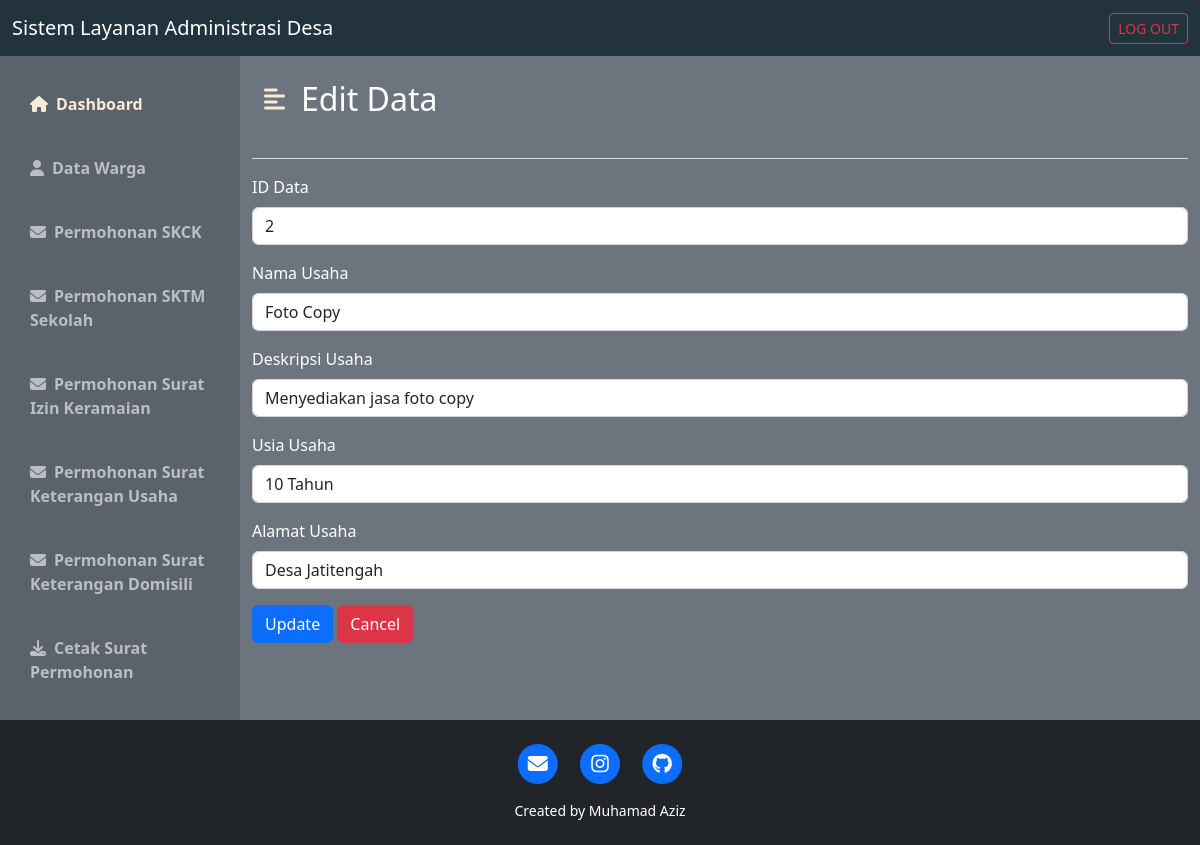
Screenshot of /wargausahapdate.php?id_usaha=1 with the database file from the repository.
### tables this page shows
CREATE TABLE IF NOT EXISTS `usaha` (
  `id_usaha` int(11) NOT NULL AUTO_INCREMENT,
  `id_data` int(11) NOT NULL DEFAULT '0',
  `usaha` varchar(50) DEFAULT '0',
  `deskripsi` varchar(50) DEFAULT '0',
  `sejak` varchar(50) DEFAULT '0',
  `al` varchar(50) DEFAULT '0',
  PRIMARY KEY (`id_usaha`),
  KEY `FK_usaha_data` (`id_data`),
  CONSTRAINT `FK_usaha_data` FOREIGN KEY (`id_data`) REFERENCES `data` (`id_data`)
);

CREATE TABLE IF NOT EXISTS `data` (
  `id_data` int(11) NOT NULL AUTO_INCREMENT,
  `nama` varchar(50) NOT NULL DEFAULT '0',
  `nik` varchar(50) DEFAULT NULL,
  `jenis` varchar(50) DEFAULT NULL,
  `temp` varchar(50) DEFAULT NULL,
  `tgl` varchar(50) DEFAULT NULL,
  `status` varchar(50) DEFAULT NULL,
  `kewarganegaraan` varchar(50) DEFAULT NULL,
  `agama` varchar(50) DEFAULT NULL,
  `pekerjaan` varchar(50) DEFAULT NULL,
  `alamat` varchar(50) DEFAULT NULL,
  PRIMARY KEY (`id_data`) USING BTREE
);

### wargausahapdate.php (the view, shortened to what this page needs)
<!DOCTYPE html>
<html lang="en">
<head>
    <link href="https://cdn.jsdelivr.net/npm/bootstrap@5.2.0-beta1/dist/css/bootstrap.min.css" rel="stylesheet">
    <link rel="stylesheet" href="https://cdnjs.cloudflare.com/ajax/libs/font-awesome/6.1.1/css/all.min.css" />
    <link rel="stylesheet" href="css/style_dashboard.css">
</head>
<body>
    <?php
    include "koneksi.php";
    $dataa = $_GET['id_usaha'];
    $sql = "SELECT * FROM usaha INNER JOIN data ON usaha.id_data=data.id_data WHERE id_usaha = '$dataa'";
    $query = $conn->query($sql);
    ?>
    <nav class="navbar navbar-dark" style="background-color: #22333E;">
        <div class="container-fluid">
            <a class="navbar-brand">Sistem Layanan Administrasi Desa</a>
            <form class="d-flex" role="search">
                <a href="logout.php" class="btn btn-outline-danger btn-sm" role="button">LOG OUT</a>
            </form>
        </div>
    </nav>
    <div class="d-flex bg-secondary text-white" id="wrapper">
        <div class="" id="sidebar-wrapper" style="background-color: #5a636b;">
            <div class="list-group list-group-flush my-3">
                <a href="warga.php" class="list-group-item list-group-item-action bg-transparent second-text fw-bold active"><i class="fas fa-home me-2"></i>Dashboard</a>
                <a href="wargadata.php" class="list-group-item list-group-item-action bg-transparent second-text fw-bold"><i class="fas fa-user me-2"></i>Data Warga</a>
                <a href="wargaskck.php" class="list-group-item list-group-item-action bg-transparent second-text fw-bold"><i class="fas fa-envelope me-2"></i>Permohonan SKCK</a>
                <a href="wargasktm.php" class="list-group-item list-group-item-action bg-transparent second-text fw-bold"><i class="fas fa-envelope me-2"></i>Permohonan SKTM Sekolah</a>
                <a href="wargasik.php" class="list-group-item list-group-item-action bg-transparent second-text fw-bold"><i class="fas fa-envelope me-2"></i>Permohonan Surat Izin Keramaian</a>
                <a href="wargausaha.php" class="list-group-item list-group-item-action bg-transparent second-text fw-bold"><i class="fas fa-envelope me-2"></i>Permohonan Surat Keterangan Usaha</a>
                <a href="wargaskd.php" class="list-group-item list-group-item-action bg-transparent second-text fw-bold"><i class="fas fa-envelope me-2"></i>Permohonan Surat Keterangan Domisili</a>
                <a href="download.php" class="list-group-item list-group-item-action bg-transparent second-text fw-bold"><i class="fas fa-download me-2"></i>Cetak Surat Permohonan</a>
            </div>
        </div>
        <div id="page-content-wrapper">
            <nav class="navbar navbar-expand-lg navbar-light bg-transparent py-4 px-4">
                <div class="d-flex align-items-center">
                    <i class="fas fa-align-left primary-text fs-4 me-3" id="menu-toggle"></i>
                    <h2 class="fs-2 m-0">Edit Data</h2>
                </div>
            </nav>
            <div class="container-sm">
                <hr class="border-light border-2 opacity-75">
                <?php
                if ($query) {
                    while ($data = mysqli_fetch_array($query)) {
                ?>
                    <form action="" method="post">
                    <div class="mb-3">
                        <label for="id_data" class="form-label">ID Data</label>
                        <input type="text" class="form-control" id="id_data" name="id_data" value="<?php echo $data['id_data'] ?>">
                    </div>
                    <div class="mb-3">
                        <label for="usaha" class="form-label">Nama Usaha</label>
                        <input class="form-control" id="usaha" name="usaha" value="<?php echo $data['usaha'] ?>">
                    </div>
                    <div class="mb-3">
                        <label for="deskripsi" class="form-label">Deskripsi Usaha</label>
                        <input class="form-control" id="deskripsi" name="deskripsi" value="<?php echo $data['deskripsi'] ?>">
                    </div>
                    <div class="mb-3">
                        <label for="sejak" class="form-label">Usia Usaha</label>
                        <input class="form-control" id="sejak" name="sejak" value="<?php echo $data['sejak'] ?>">
                    </div>
                    <div class="mb-3">
                        <label for="al" class="form-label">Alamat Usaha</label>
                        <input class="form-control" id="al" name="al" value="<?php echo $data['al'] ?>">
                    </div>
                    <input class="btn btn-primary" type="submit" name="edit" value="Update">
                    <a class="btn btn-danger" href="wargausaha.php" role="button">Cancel</a>
                </form>
                <?php
                    }
                }
                ?>
            </div>
        </div>
    </div>
    <footer class="bg-dark text-center text-white p-4">
        <div class="row gx-4 gx-lg-5 justify-content-center">
            <div class="col-md-10 col-lg-8 col-xl-7">
                <ul class="list-inline text-center">
                    <li class="list-inline-item">
                        <a href="mailto:muhamadaziz564@gmail.com">
                            <span class="fa-stack fa-lg">
                                <i class="fas fa-circle fa-stack-2x"></i>
                                <i class="fas fa-envelope fa-stack-1x fa-inverse"></i>
                            </span>
                        </a>
                    </li>
                    <li class="list-inline-item">
                        <a href="https://www.instagram.com/az_muhamad07/">
                            <span class="fa-stack fa-lg">
                                <i class="fas fa-circle fa-stack-2x"></i>
                                <i class="fab fa-instagram fa-stack-1x fa-inverse"></i>
                            </span>
                        </a>
                    </li>
                    <li class="list-inline-item">
                        <a href="https://github.com/aziz4678">
                            <span class="fa-stack fa-lg">
                                <i class="fas fa-circle fa-stack-2x"></i>
                                <i class="fab fa-github fa-stack-1x fa-inverse"></i>
                            </span>
                        </a>
                    </li>
                </ul>
                <div class="small text-center">Created by Muhamad Aziz</div>
            </div>
        </div>
    </footer>
</body>
</html>

### css/style_dashboard.css (style rules this page uses)
:root { --main-text-color: antiquewhite; --second-text-color: #bbbec5; --second-bg-color: #c1efde; }
.primary-text { color: var(--main-text-color); }
.second-text { color: var(--second-text-color); }
#wrapper { overflow-x: hidden; }
#sidebar-wrapper { min-height: 78vh; margin-left: -15rem; -webkit-transition: margin 0.25s ease-out; -moz-transition: margin 0.25s ease-out; -o-transition: margin 0.25s ease-out; transition: margin 0.25s ease-out; }
#sidebar-wrapper .list-group { width: 15rem; }
#page-content-wrapper { min-width: 100vw; }
#menu-toggle { cursor: pointer; }
.list-group-item { border: none; padding: 20px 30px; }
.list-group-item.active { background-color: transparent; color: var(--main-text-color); font-weight: bold; border: none; }
@media (min-width: 768px) { #sidebar-wrapper { margin-left: 0; } }
@media (min-width: 768px) { #page-content-wrapper { min-width: 0; width: 100%; } }

### rows the page displays
usaha: id_data "2", usaha "Foto Copy", deskripsi "Menyediakan jasa foto copy", sejak "10 Tahun", al "Desa Jatitengah"
